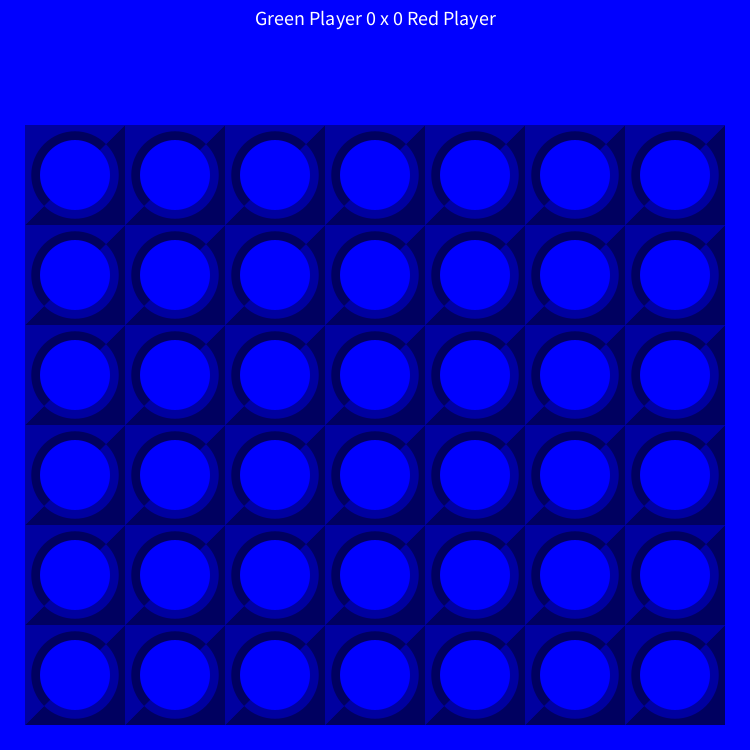
Frame 1 (no input)
Frame 60 (the mouse pressed at the canvas centre just before this capture): identical to frame 1, image omitted
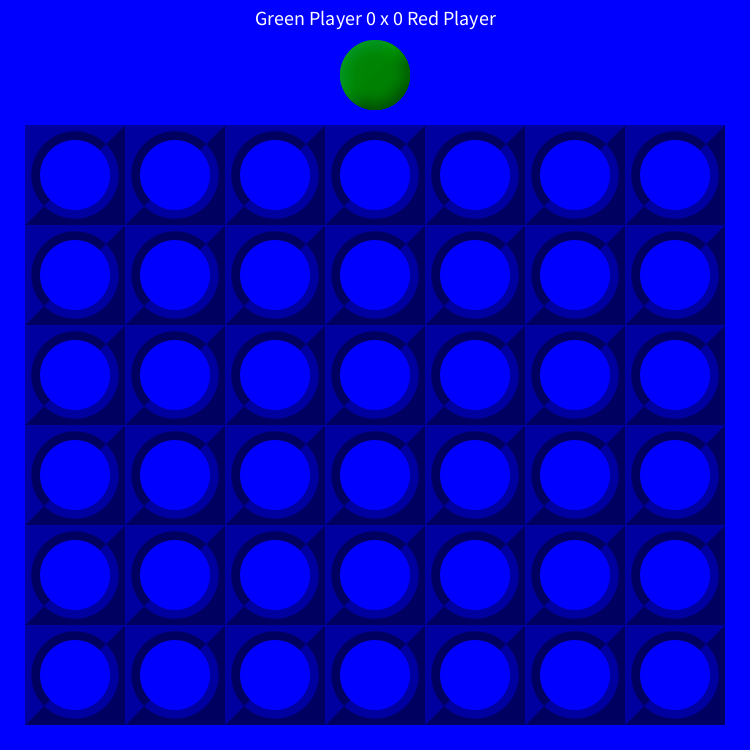
Frame 120 (the mouse held since frame 60 and released just before this capture)

The Processing sketch that drew these frames (run headless with seeded random() and noise(); from frame 60 on, the mouse is pressed at the canvas centre):

// Processing sketch: Connect_Four
// ── Connect_Four.pde
Block[][] grid;
int currentPlayer = 1, count = 0;
boolean gameover = false;
int placarPlayer1=0, placarPlayer2=0;
PVector beginWinnerLine = new PVector(0, 0);
PVector endWinnerLine = new PVector(0, 0);


void setup()
{
  size(750, 750);

  grid = new Block[7][7];

  for (int row=0; row<7; row++)
  {
    // ROW 6 IS TO INSERT STONES
    for (int col=0; col<7; col++)
    {
      grid[col][row] = new Block(col, row);
    }
  }
}

void draw()
{
  background(0, 0, 255);

  for (int row=0; row<7; row++)
  {
    // ROW 6 IS TO INSERT STONES
    for (int col=0; col<7; col++)
    {
      grid[col][row].show();
    }
  }

  if (gameover)
  {
    GameOver(1 + currentPlayer%2);
    noLoop();///
    
    /*for (int row=0; row<7; row++)
    {
      for (int col=0; col<7; col++)
      {
        grid[col][row] = new Block(col, row);
      }
    }

    //currentPlayer = 1;
    count = 0;
    gameover = false;*/
  } else
  {
    fill(255);
    textSize(20);
    textAlign(CENTER);
    text("Green Player " + placarPlayer1 + " x " + placarPlayer2 + " Red Player", width/2, 25);
  }

  ///////////////////////



  /*frameRate(2);

  while (addStone(floor(random(0, 6))) == false)
  {
  }

  if (currentPlayer == 1)
  {
    currentPlayer = 2;
  } else
  {
    currentPlayer = 1;
  }

  for (int reference=1; reference<3; reference++)
  {
    // CHECKING ROWS
    for (int row=0; row<6; row++) { 
      for (int col=0; col<7; col++) { 
        if (checkGameOver(col, row, reference)) { 
          gameover = true; 
          return;
        }
      }
      count=0;
    }

    // CHECKING COLUMNS
    for (int col=0; col<7; col++) { 
      for (int row=0; row<6; row++) {
        if (checkGameOver(col, row, reference)) { 
          gameover = true; 
          return;
        }
      }
      count=0;
    }

    // CHECKING DECRESCENT DIAGONALS (i-j < 7 && i-j < 0)
    for (int i=0; i<12; i++) { 
      for (int j=0; (j<i+1 && j>=0 && j<7 && i-j>=0 && i-j<7); j++) {
        if (checkGameOver(j, i-j, reference)) { 
          gameover = true; 
          return;
        }
      }
      count=0;
    }

    // CHECKING CRESCENT DIAGONALS
    for (int i=0; i<12; i++) { 
      for (int j=0; (j<i+1 && j>=0 && j<7 && i-j>=0 && i-j<7); j++) {
        if (checkGameOver(6-j, i-j, reference)) { 
          gameover = true; 
          return;
        }
      }
      count=0;
    }
  }*/
}

void mouseClicked()
{
  if (!gameover)
  {
    if (addStone(floor(map(mouseX, 25, width-25, 0, 7))))
    {
      if (currentPlayer == 1)
      {
        currentPlayer = 2;
      } else
      {
        currentPlayer = 1;
      }

      for (int reference=1; reference<3; reference++)
      {
        // CHECKING ROWS
        for (int row=0; row<6; row++) { 
          for (int col=0; col<7; col++) { 
            if (checkGameOver(col, row, reference)) { 
              gameover = true; 
              return;
            }
          }
          count=0;
        }

        // CHECKING COLUMNS
        for (int col=0; col<7; col++) { 
          for (int row=0; row<6; row++) {
            if (checkGameOver(col, row, reference)) { 
              gameover = true; 
              return;
            }
          }
          count=0;
        }

        // CHECKING DECRESCENT DIAGONALS (i-j < 7 && i-j < 0)
        for (int i=0; i<12; i++) { 
          for (int j=0; (j<i+1 && j>=0 && j<7 && i-j>=0 && i-j<7); j++) {
            if (checkGameOver(j, i-j, reference)) { 
              gameover = true; 
              return;
            }
          }
          count=0;
        }

        // CHECKING CRESCENT DIAGONALS
        for (int i=0; i<12; i++) { 
          for (int j=0; (j<i+1 && j>=0 && j<7 && i-j>=0 && i-j<7); j++) {
            if (checkGameOver(6-j, i-j, reference)) { 
              gameover = true; 
              return;
            }
          }
          count=0;
        }
      }
    }
  } else
  {
    // GAME OVER IS TRUE

    for (int row=0; row<7; row++)
    {
      for (int col=0; col<7; col++)
      {
        grid[col][row] = new Block(col, row);
      }
    }

    //currentPlayer = 1;
    count = 0;
    gameover = false;
    loop();
  }
}

boolean checkGameOver(int col, int row, int reference)
{
  if (grid[col][row].stone == reference)
  {
    count++;

    if (count == 1)
    {
      beginWinnerLine = new PVector(grid[col][row].pos.x+50, grid[col][row].pos.y+50);
    } else if (count >= 4)
    {
      endWinnerLine = new PVector(grid[col][row].pos.x+50, grid[col][row].pos.y+50);
      return true;
    }
  } else
  {
    count = 0;
  }

  return false;
}

void GameOver(int winner)
{
  strokeWeight(10);
  stroke(32);
  line(beginWinnerLine.x, beginWinnerLine.y, endWinnerLine.x, endWinnerLine.y);

  fill(255);
  textSize(40);
  textAlign(CENTER);
  text("GAME OVER\n" + ((winner==1) ? "Green":"Red") + " Player is the WINNER!!!", width/2, 40);

  if (winner==1)
  {
    placarPlayer1++;
  } else
  {
    placarPlayer2++;
  }
}
// ── Block.pde
class Block
{
  PVector pos, index;
  int stone = 0;
  int diameter = 70;

  Block(float x, float y)
  {
    this.index = new PVector(x, y);
    this.pos = new PVector(25+x*100, height - 125 - y*100);
  }

  void show()
  {
    noStroke();

    float x = this.pos.x;
    float y = this.pos.y;

    if (this.index.y != 6)
    {
      fill(0, 0, 160);
      triangle(x, y, x+100, y, x, y+100);
      fill(0, 0, 96);
      triangle(x+100, y+100, x+100, y, x, y+100);

      fill(0, 0, 160);
      arc(x+50, y+50, diameter*1.25, diameter*1.25, -PI/4, PI-PI/4);
      fill(0, 0, 96);
      arc(x+50, y+50, diameter*1.25, diameter*1.25, PI-PI/4, TWO_PI-PI/4);

      if (this.stone != 0)
      {
        drawStone(x, y, this.stone, diameter);
      } else
      {
        fill(0, 0, 255);
        ellipse(50+x, 50+y, diameter, diameter);
      }
    } else
    {
      // ROW TO INSERT STONES
      if (floor(map(mouseX, 25, width-25, 0, 7)) == this.index.x)
      {
        // TEMP STONE
        drawStone(x, y, currentPlayer, diameter);
      }
    }
  }
}

color playerColor(int player, String local)
{
  switch(local)
  {
  case "BorderLeftUp":
    if (player == 1)
    {
      return color(0, 2*256/3, 0);
    } else
    {
      return color(2*256/3, 0, 0);
    }
  case "BorderRightBottom":
    if (player == 1)
    {
      return color(0, 256/3, 0);
    } else
    {
      return color(256/3, 0, 0);
    }
  case "Center":
    if (player == 1)
    {
      return color(0, 256/2, 0);
    } else
    {
      return color(256/2, 0, 0);
    }
  default:
    return color(0, 0, 0);
  }
}

boolean addStone(int col)
{
  if (col < 0)
  {
    col = 0;
  } else if (col > 6)
  {
    col = 6;
  }

  for (int row=0; row<6; row++)
  {
    if (grid[col][row].stone == 0)
    {
      grid[col][row].stone = currentPlayer;
      return true;
    }
  }

  return false;
}

void drawStone(float x, float y, int num, float diameter)
{
  for (int i=0; i<20; i++)
  {
    fill(playerColor(num, "BorderLeftUp"), map(i, 0, 20, 40, 10));
    arc(50+x, 50+y, diameter, diameter, PI-PI/4+map(i, 0, 20, PI/6, -PI/6), TWO_PI+map(i, 0, 20, -PI/6, PI/6));
    fill(playerColor(num, "BorderRightBottom"), 60);
    arc(50+x, 50+y, diameter, diameter, -PI/4+map(i, 0, 20, -PI/6, PI/6), PI-PI/4+map(i, 0, 20, PI/6, -PI/6));
  }

  for (int i=0; i<20; i++)
  {
    fill(playerColor(num, "Center"), map(i, 0, 20, 60, 10));
    ellipse(50+x, 50+y, diameter*map(i, 0, 20, 0.4, 1), diameter*map(i, 0, 20, 0.4, 1));
  }
}
